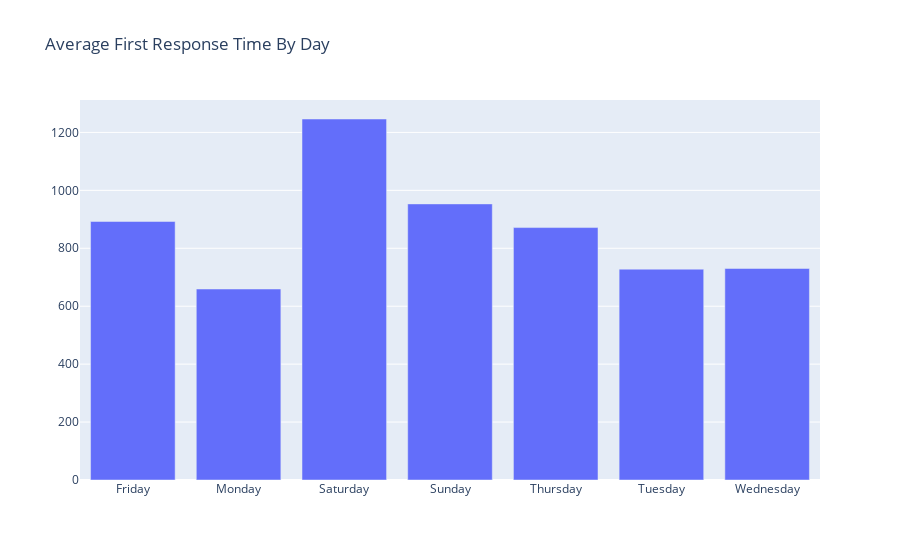

Notebook code cell kept with this figure:
### Code cell
plot(data, 'Day', 'FRT_DU_IN_MIN')

### Figure 1 — Plotly figure (JSON) as saved in the notebook; plotly's stock layout.template omitted (floating-point values rounded to 4 significant figures)
{"data": [{"type": "bar", "x": ["Friday", "Monday", "Saturday", "Sunday", "Thursday", "Tuesday", "Wednesday"], "y": [892.6, 659.4, 1246.0, 953.2, 871.5, 727.9, 730.3]}], "layout": {"title": {"text": "Average First Response Time By Day"}, "xaxis": {"type": "category"}}}
